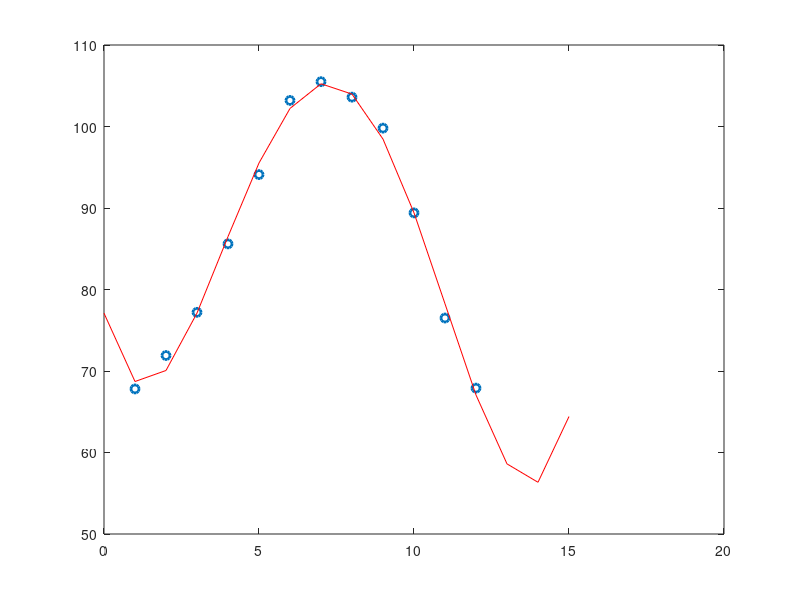
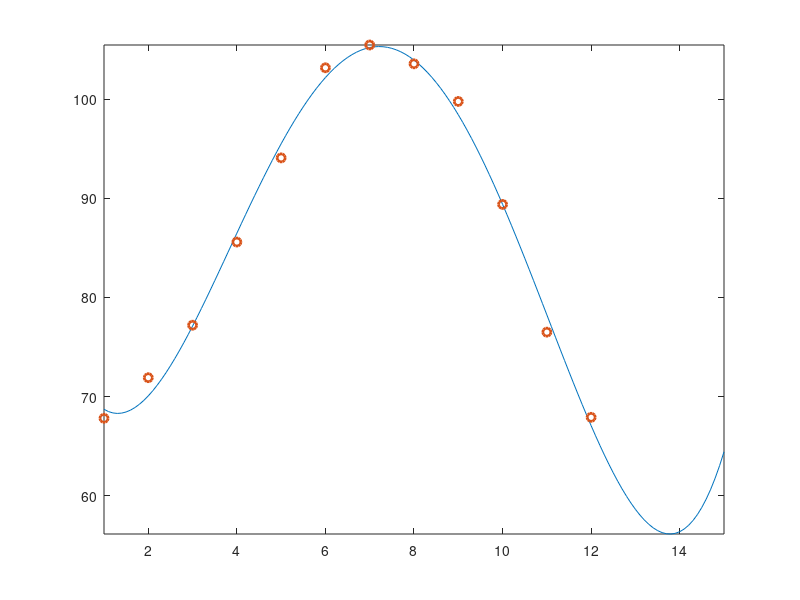

MATLAB code for these plots, in order:
%% MAT343 LAB5
%%
% Question 1
    dat = load('gco2.dat');
    year = dat(:,1);
    conc = dat(:,2);
% a)
    format short e
    X = [ones(size(year)),year];
    z = X'*conc;
    S = X'*X;
    U = chol(S);
    w = U'\z;
    c = U\w
    plot(year,conc,'o','linewidth',2)
    q = 1960:1:2037;
    fit = c(1)+c(2)*q;
    hold on
    plot (q,fit,'-k');
    axis tight
    hold off
% b)
    format short e
    X = [ones(size(year)),year,year.*year];
    z = X'*conc;
    S = X'*X;
    U = chol(S);
    w = U'\z;
    c = U\w
    plot(year,conc,'o','linewidth',2)
    q = 1960:1:2037;
    fitQ = c(1)+c(2)*q+c(3)*q.*q;
    fitL = -3.0144e+03+1.6926e+00*q;
    hold on
    plot(q,fitL,'-k');
    plot(q,fitQ,'-r');
    axis tight
    legend('data points','linear fit','quadratic fit','location','northwest');
    hold off
%%
% Question 2
% a)
   t = [0;5;10;15;20;25];
   B = [8;8.7;10.7;12.5;14.7;17.2];
   Y = log(B);
   T = [ones(size(t)),t];
   z = T'*Y;
   s = T'*T;
   U = chol(s);
   w = U'\z;
   c = U\w
   plot(t,Y,'o','linewidth',2)
   q = 0:1:30;
   fit = c(1)+c(2)*q;
   hold on
   plot(q,fit,'r');
   hold off
% b)
   t = [0;5;10;15;20;25];
   B = [8;8.7;10.7;12.5;14.7;17.2];
   b = log(B);
   plot(t,B,'o','linewidth',2)
   x = exp(2.0484e+00);
   y = 3.1751e-02;
   fitE = x*exp(y*q);
   hold on
   plot(q,fitE,'r');
   hold off
% c)
    % t = x*e^(y*t) = 20
    % e ^(y*t) = 20/x
    % y*t = ln(20/x)
    % t = 1/y*(ln(20/x))
    %..solved t using algebra, and all values are scaled by 1000
%%
% Question 3
    m = [1;2;3;4;5;6;7;8;9;10;11;12];
    Y = [67.8;71.9;77.2;85.6;94.1;103.2;105.5;103.6;99.8;89.4;76.5;67.9];
    M = [ones(size(m)),m,m.^2,m.^3,m.^4];
% a)    
    z = M'*Y;
    s = M'*M;
    u = chol(s);
    w = u'\z;
    c = u\w
    plot(m,Y,'o','linewidth',2)
    q = 0:1:15;
    fit = c(1)+c(2)*q+c(3)*q.^2+c(4)*q.^3+c(5)*q.^4;
    hold on
    plot(q,fit,'r');
    hold off
% b)
    c = M\Y
    c = c([5:-1:1]);
    q = 1:0.1:15;
    z = polyval(c,q);
    figure
    plot(q,z,m,Y,'o','linewidth',2);
    axis tight
    
% The values are equivalent, identical graphs, part b has a smoother graph
% perhaps it is more a more accurate method of doing such a process.

